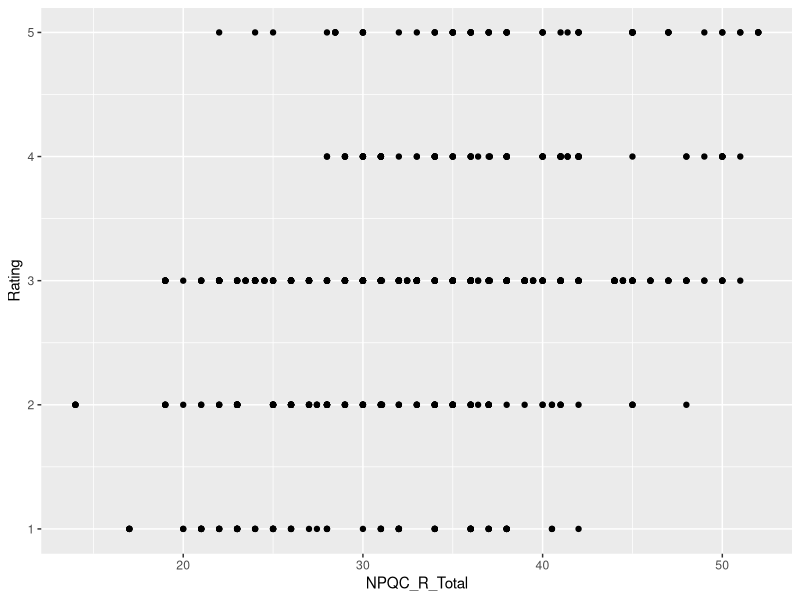
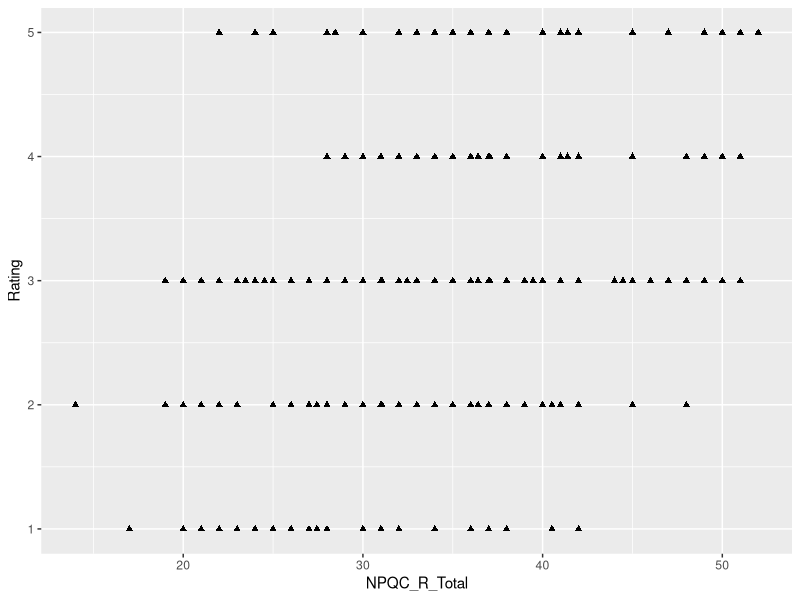
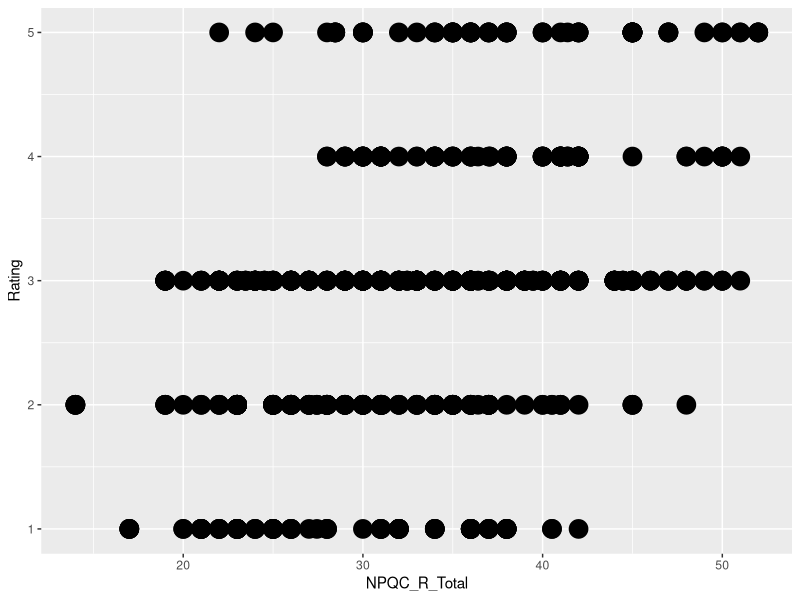
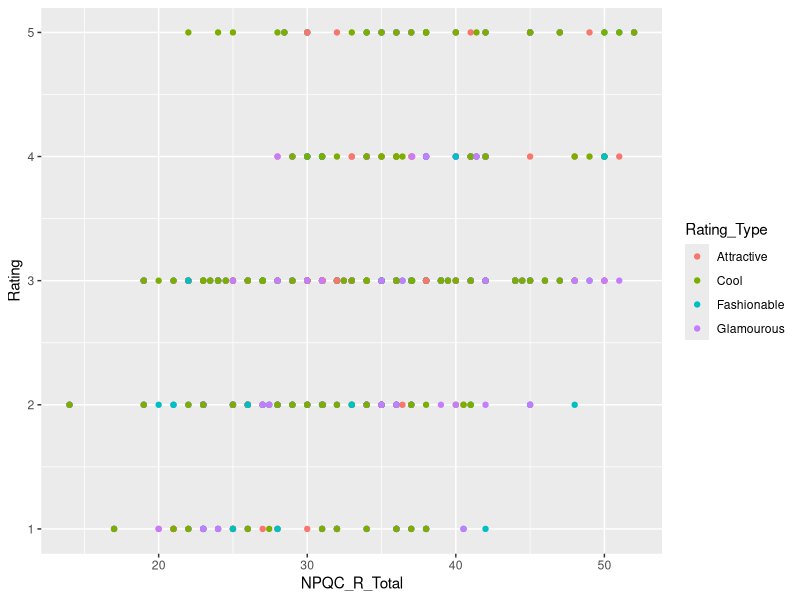
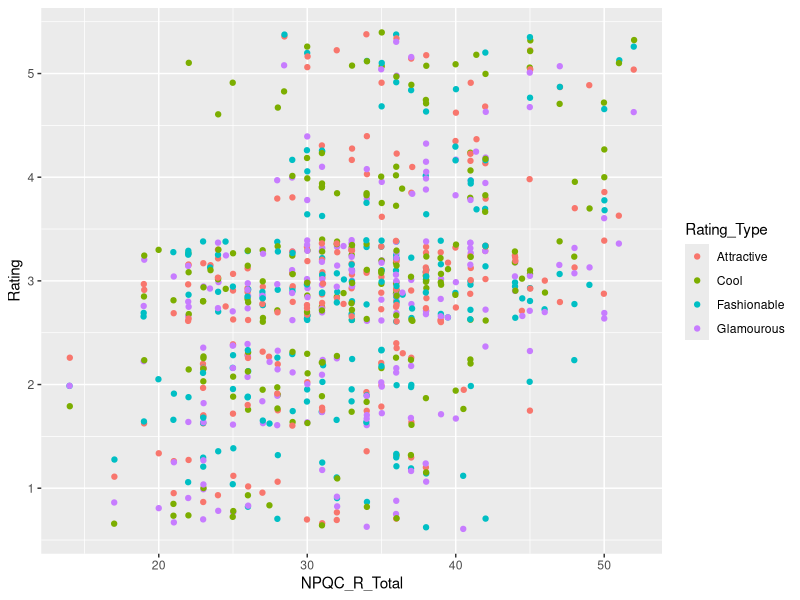
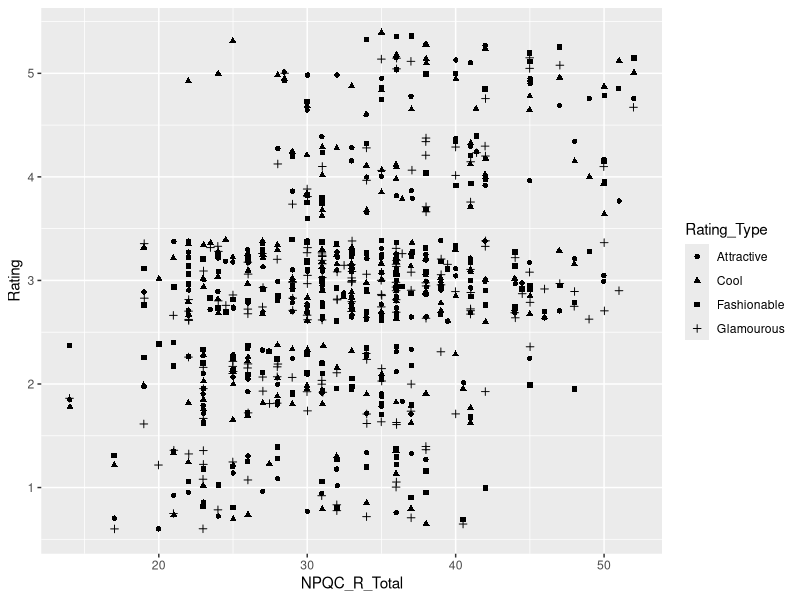
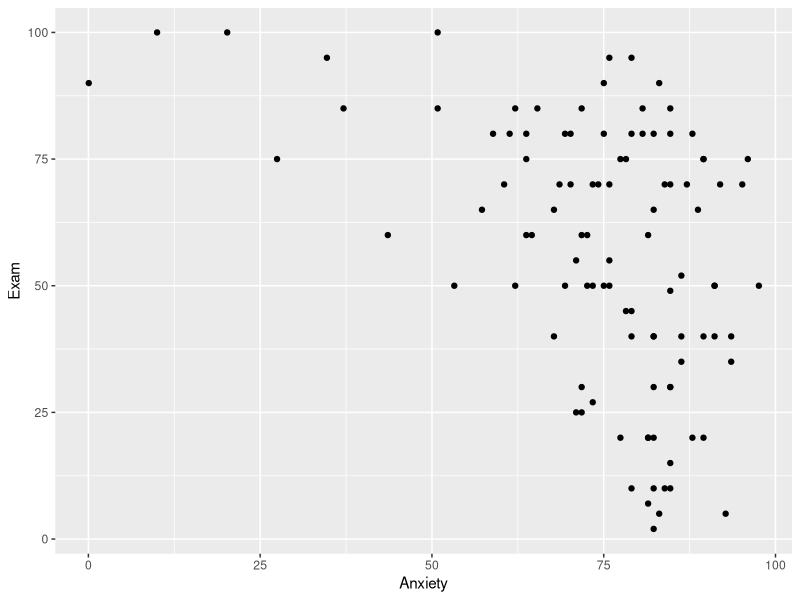
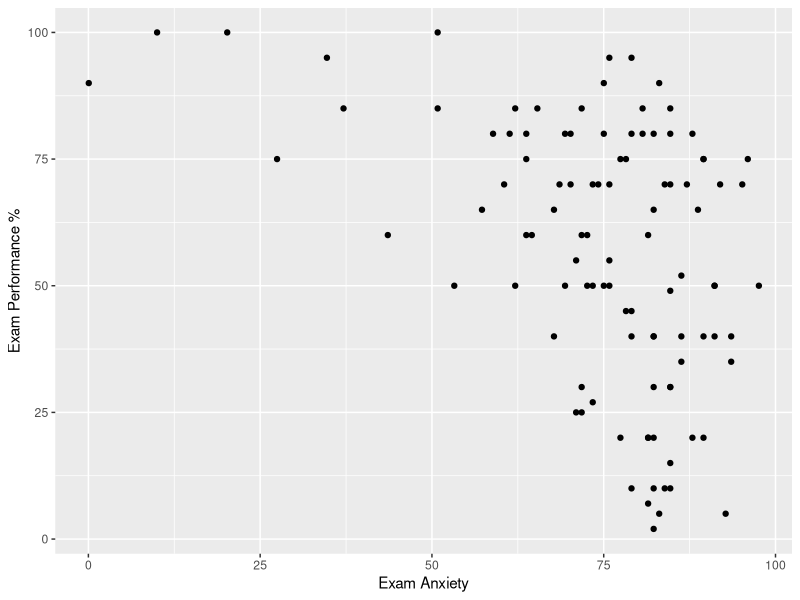

Recreate these plots in R, in order.
library(ggplot2)

#Data from 'Discovering Statistics Using R (Andy Field)'
facebookData <- read.csv("FacebookNarcissism.csv", header = TRUE)

head(facebookData)
summary(facebookData)


#Producing graphs!
graph <- ggplot(facebookData, aes(NPQC_R_Total, Rating))

graph + geom_point()
graph + geom_point(shape = 17)
graph + geom_point(size = 6)

graph + geom_point(aes(colour = Rating_Type))

graph + geom_point(aes(colour = Rating_Type), position = "jitter")

graph + geom_point(aes(shape = Rating_Type), position = "jitter")


#Data from 'Discovering Statistics Using R (Andy Field)'
examData <- read.csv("Exam Anxiety.csv", header = TRUE)

head(examData)
summary(examData)

#Producing scatter plots! \o/
scatter <- ggplot(examData, aes(Anxiety, Exam))

scatter + geom_point()

scatter + geom_point() + labs(x = "Exam Anxiety", y = "Exam Performance %")

scatter + geom_point() + geom_smooth() + labs(x = "Exam Anxiety", y = "Exam Performance %") #Local regression! (lm? glm? gam? loess?)

scatter + geom_point() + geom_smooth(method = "lm") + labs(x = "Exam Anxiety", y = "Exam Performance %") #Linear regression

scatter + geom_point() + geom_smooth(method = "lm", color = "Red") + labs(x = "Exam Anxiety", y = "Exam Performance %") 
scatter + geom_point() + geom_smooth(method = "lm", color = "Red", se = FALSE) + labs(x = "Exam Anxiety", y = "Exam Performance %") 
scatter + geom_point() + geom_smooth(method = "lm", fill = "Blue", alpha = 0.1) + labs(x = "Exam Anxiety", y = "Exam Performance %") 

scatter + geom_point(aes(color = Gender)) + geom_smooth(method = "lm", aes(fill = Gender), alpha = 0.1) + labs(x = "Exam Anxiety", y = "Exam Performance %", color = "Gender")


# Save Jul 2, 2022